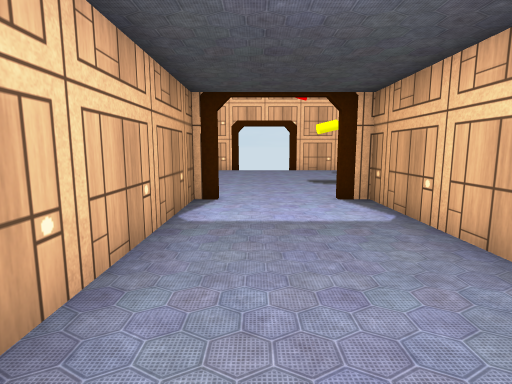
[1] (above)

12 first-person views from a walk through a Unity game level. The camera is 1.2 m above the floor, tilts 8° down and sees 80° across. The floor is counted in squares, 1 m on a side. Each view is taken from the middle of a square. On the plan, view 1 faces up. The plan holds only what a view shows up to about 13 squares ahead; the rest is blank. The player character is not drawn. Door leaves are left out, so doorways stand open. Some surface patterns are stand-ins.

[2]
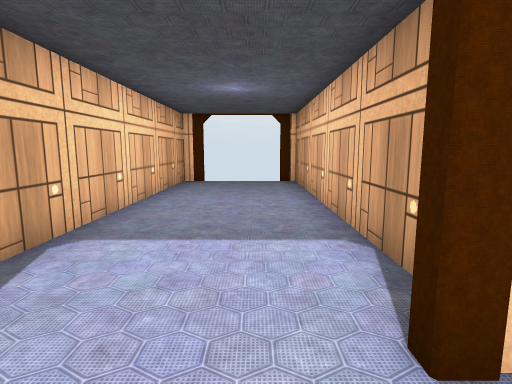

[3]
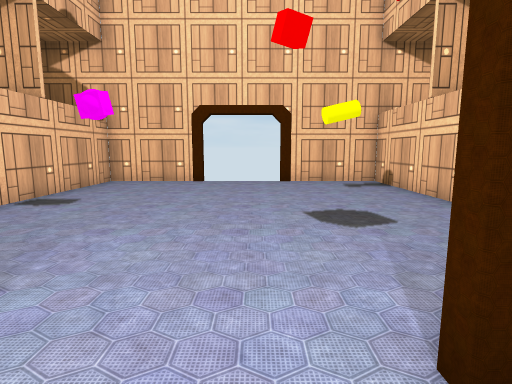

[4]
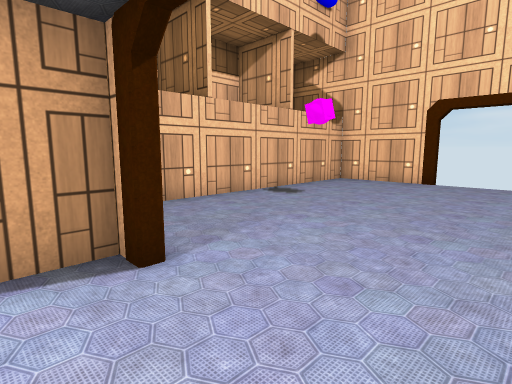

[5]
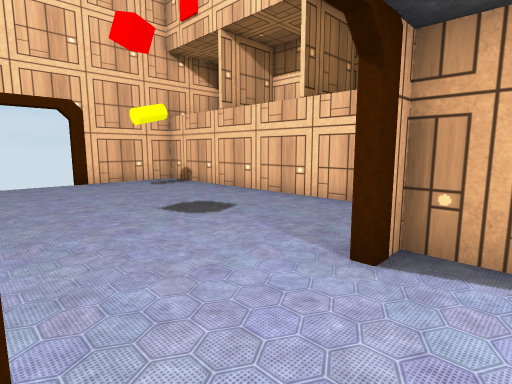

[6]
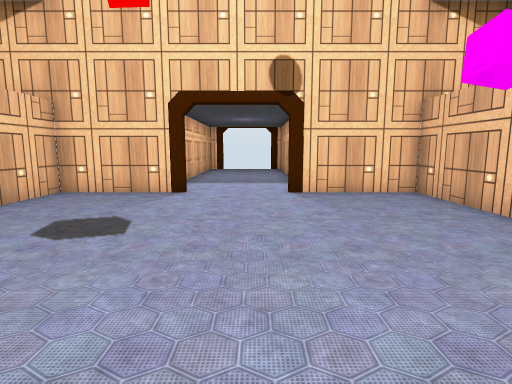

[7]
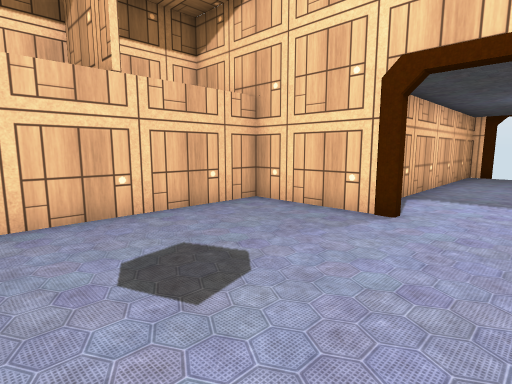

[8]
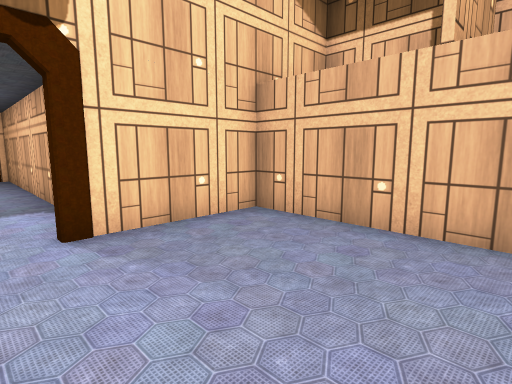

[9]
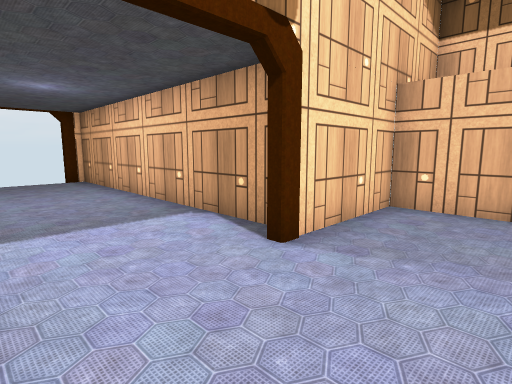

[10]
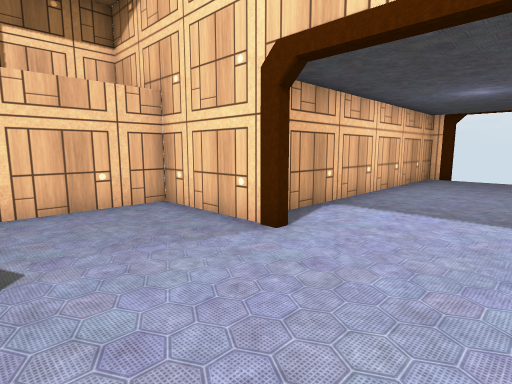

[11]
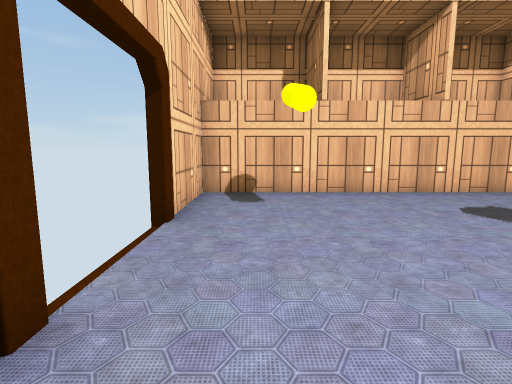

[12]
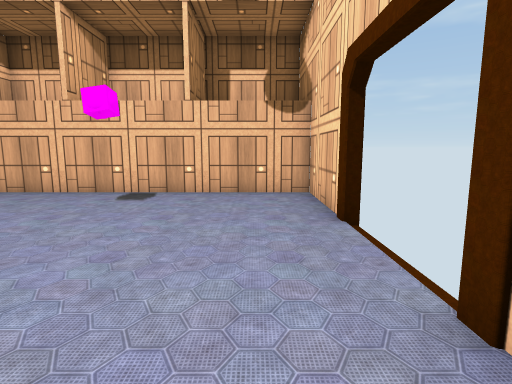

### Floor plan
Ten units are one square. View 1 is at (0, 0); x grows to the right and y downward. Boxes are objects, and circles mark ways between rooms. Rooms are numbered by the first view taken in them; rooms with no view inside come last. Other rooms are left out.
<svg viewBox="-50 -185 110 220">
<path fill="none" stroke="#000" d="M20 25 27 25 27 -73 20 -73M-9 -73 -15 -73 -15 25 -9 25M-10 -175 -45 -175 -45 -75 -9 -75M20 -75 55 -75 55 -175 19 -175"/>
<circle cx="0" cy="-70" r="3" fill="#2a7"/>
<text x="0" y="-20">1</text>
<text x="0" y="-130">2</text>
</svg>
Room 1 opens to room 2.

Where each view was taken, in squares from view 1:
view 1: 0 up, 0 right, facing up
view 2: 9 up, 0 right, facing down
view 3: 6 up, 1 right, facing up
view 4: 6 up, 2 right, facing up-left
view 5: 6 up, 1 left, facing up-right
view 6: 16 up, 0 right, facing down
view 7: 13 up, 0 right, facing down-right
view 8: 12 up, 0 right, facing down-left
view 9: 10 up, 2 right, facing down-left
view 10: 11 up, 1 left, facing down-right
view 11: 16 up, 3 left, facing right
view 12: 16 up, 4 right, facing left
